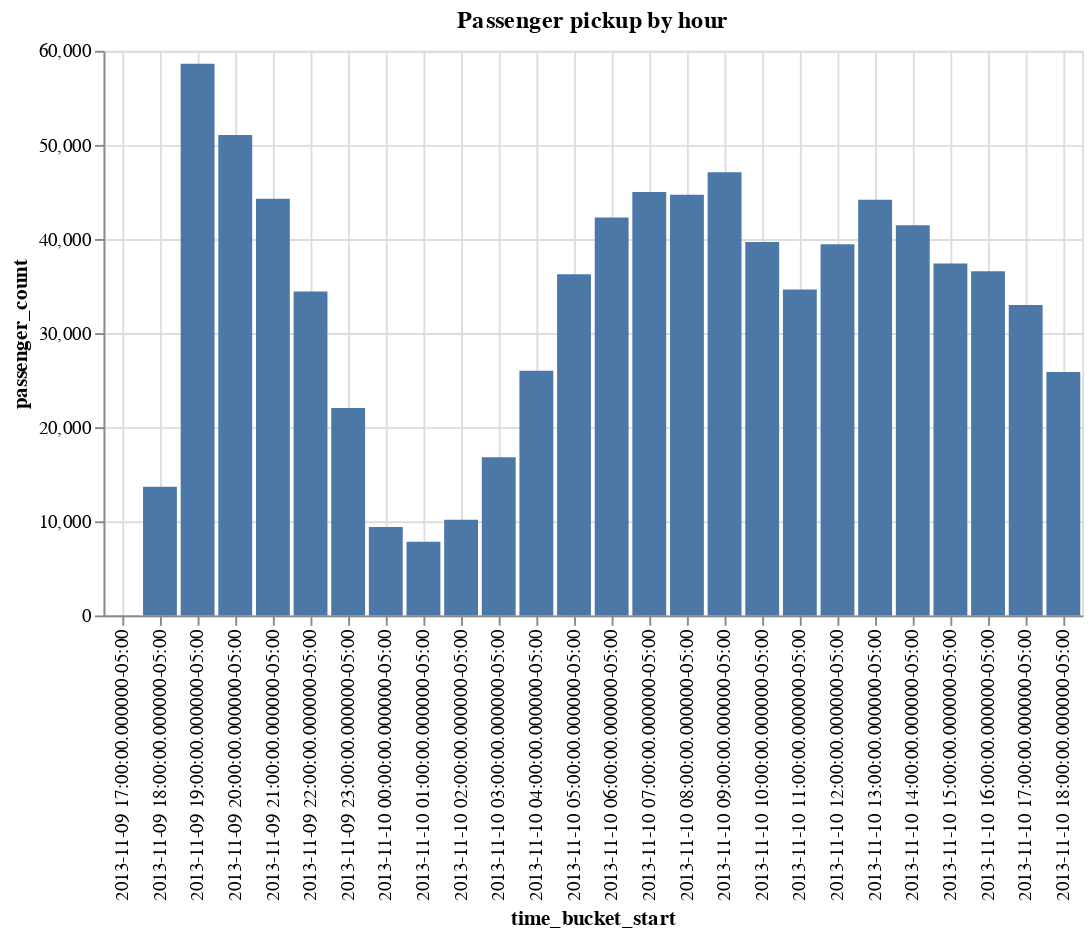

Write notebook code for a chart like this one.
### Markdown cell above
<p style = 'font-size:16px;font-family:Arial'>It's about time to add some visual element...

### Code cell
%chart x=time_bucket_start, y=passenger_count, title=Passenger pickup by hour
